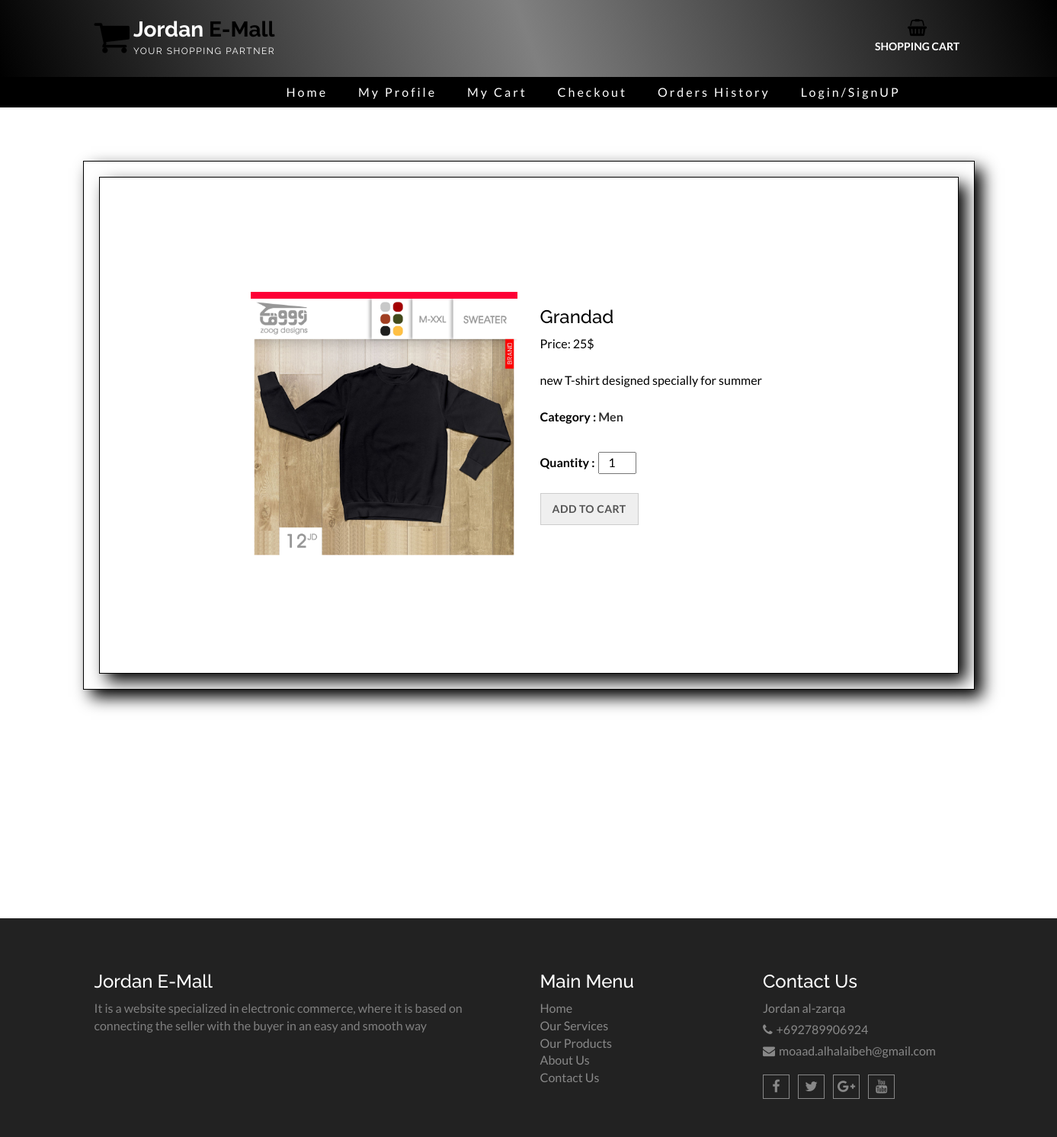
The app's page /Public/product-page.php?id=3 with its own data.
### tables this page shows
CREATE TABLE `products` (
  `pro_id` int(3) NOT NULL,
  `pro_name` varchar(50) NOT NULL,
  `pro_desc` text NOT NULL,
  `pro_price` double NOT NULL,
  `pro_image` text NOT NULL,
  `cat_id` int(3) NOT NULL,
  `ven_id` text NOT NULL
);

CREATE TABLE `category` (
  `cat_id` int(3) NOT NULL,
  `cat_name` varchar(50) NOT NULL,
  `cat_desc` text NOT NULL,
  `cat_image` text NOT NULL
);

### Public/dbclass.php (called while the page is built, shortened)
<?php
Class dbconnection{
	public $conn;
	public function openConnection(){
		$this->conn = mysqli_connect(DBSERVER,DBUSER,DBPASS,DBNAME);
		return $this->conn ? $this->conn : die("cannot connect to server");
	}
	public function performQuery($query){
		$result = mysqli_query($this->conn,$query);
		return $result ? $result : FALSE;
	}
	public function fetchAll($result){
		$rowSet = array();
		while ($row = mysqli_fetch_assoc($result)) {
			$rowSet[] = $row;
		}
		return count($rowSet) >= 1 ? $rowSet : FALSE;
	}
}

### Public/classes.php (called while the page is built, shortened)
<?php
require('dbclass.php');
class category extends dbconnection{
	public function readById($id){
		$query  = "SELECT * FROM category WHERE cat_id = $id";
		$result = $this->performQuery($query);
		return $this->fetchAll($result);
	}
}
class products extends dbconnection{
	public function readById($id){
		$query  = "SELECT * FROM products WHERE pro_id = $id";
		$result = $this->performQuery($query);
		return $this->fetchAll($result);
	}
}
?>

### Public/product-page.php (the view, shortened to what this page needs)
<?php
include("headers.php");
$x=new products();
$id=$_GET['id'];
$data=$x->readById($id);
$y=new category();
$catData=$y->readById($data[0]['cat_id']);
?>
  <section id="aa-promo">
    <div class="container" >
    <div class="row Newrow">
        <div class="col-md-12">
          <div class="aa-product-details-area">
            <div class="aa-product-details-content">
              <div class="row Newrow" style="padding:150px 0px;">
                <div class="col-md-6 col-sm-5 col-xs-12"  >
                  <div class="aa-product-view-slider ">
                    <div id="demo-1" class="simpleLens-gallery-container">
                      <div class="simpleLens-container" style="float:right">
                        <div class="simpleLens-big-image-container"><a data-lens-image="../admin/images/products/<?php echo $data[0]['pro_image']?>" class="simpleLens-lens-image">
                        <img  src="../admin/images/products/<?php echo $data[0]['pro_image']?>" class="simpleLens-big-image" width="350px" height="350px"></a></div>
                      </div>
                    </div>
                  </div>
                </div>
                <div class="col-md-6 col-sm-7 col-xs-12 " >
                  <div class="aa-product-view-content"  >
                    <h3><?php echo $data[0]['pro_name']?></h3>
                    <div class="aa-price-block">
                      <span class="aa-product-view-price" style="margin-top:45px;">Price: <?php echo $data[0]['pro_price']."$"?></span>
                    </div>
                    <p style="margin-top:25px;"><?php echo $data[0]['pro_desc']?></p>
                    </div>
                    <div class="aa-prod-quantity">
                      <p class="aa-prod-category" style="font-weight:bold;margin-top:25px;">
                      <span >Category :</span> <a href="product.php?id=<?php echo $data[0]['cat_id']?>"><?php echo $catData[0]['cat_name'] ?></a>
                      </p>
                    </div>
                    <div class="aa-prod-view-bottom">
                        <?php
                         if($check == 1){
                        ?>
                        <form action="" method="post">
                        <span style="font-weight:bold;margin-top:25px;">Quantity :</span><input  name="quant" id="qua" type="number" value="1" ><br>
                        <button type="submit" name="save" style="margin-top:25px;" class="aa-add-to-cart-btn" >Add To Cart</a>
                      <?php
                         }
                        ?>
                        </form>
                    </div>
                  </div>
                </div>
              </div>
            </div>
    </div>
  </section>
<?php
include("footer.php");
?>

### Public/headers.php (style rules this page uses)
body { color:black !important; }

### Public/product-page.php (style rules this page uses)
#aa-promo { margin:70px 0px 300px 0px; }
.Newrow { border:1px solid black; padding:20px; box-shadow:10px 10px 20px black; }
#qua { width:50px; text-align:center; margin-left:5px; margin-top:25px; }

### records on screen
products: pro_image (picture), pro_name "Grandad", pro_price "25", pro_desc "new T-shirt designed specially for summer"
category: cat_name "Men"
